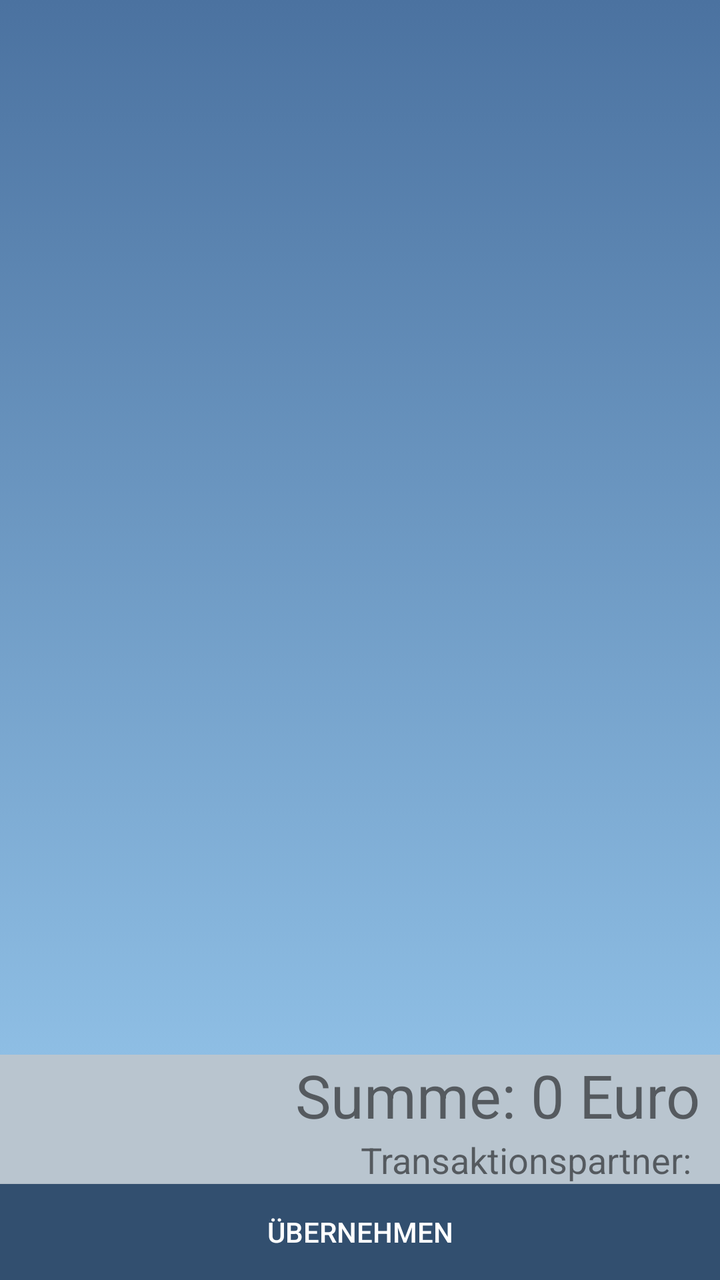
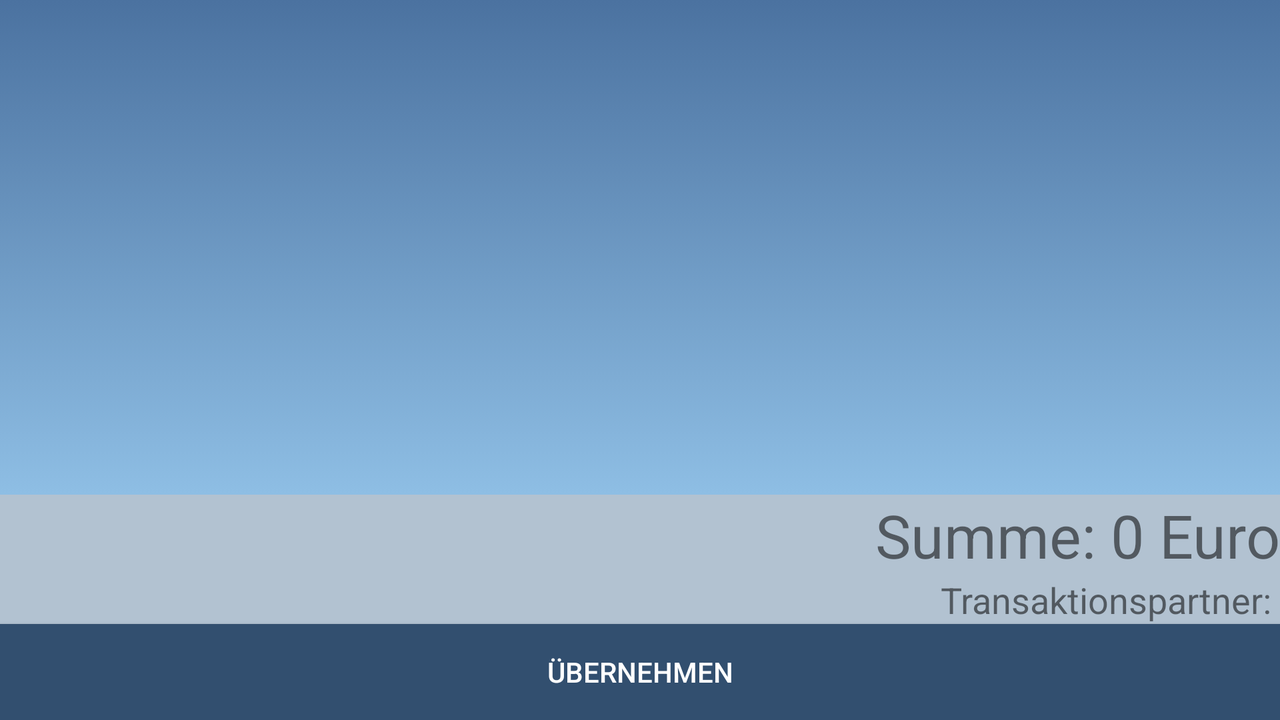

One screen, two layout resources from the same app: the default and the author's alternative for another configuration. Each is rendered where Android would select it; the XML of both is given below.
<!-- AndroidManifest.xml: application theme AppTheme -->
<!-- res/layout/activity_article_select.xml -->
<?xml version="1.0" encoding="utf-8"?>
<RelativeLayout xmlns:android="http://schemas.android.com/apk/res/android"
    xmlns:app="http://schemas.android.com/apk/res-auto"
    android:id="@+id/article_rl"
    android:layout_width="match_parent"
    android:layout_height="match_parent"
    android:background="#D8D8D8">

    <ImageView
        android:id="@+id/imageView16"
        android:layout_width="match_parent"
        android:layout_height="wrap_content"
        android:layout_above="@+id/sumTv"
        android:layout_alignParentTop="true"
        android:layout_alignParentEnd="true"
        android:layout_toStartOf="@id/sumTv"
        android:background="#006B6B6B"
        android:scaleType="matrix"
        android:src="@drawable/activity_login_background" />

    <TextView
        android:id="@+id/sumTv"
        android:layout_width="match_parent"
        android:layout_height="wrap_content"
        android:layout_above="@+id/usrNameTv"
        android:layout_alignParentEnd="true"
        android:layout_toStartOf="@id/usrNameTv"
        android:background="#B9C5CF"
        android:gravity="end"
        android:paddingEnd="10dp"
        android:text="Summe: 0 Euro"
        android:textAlignment="viewEnd"
        android:textSize="30sp" />

    <TextView
        android:id="@+id/usrNameTv"
        android:layout_width="match_parent"
        android:layout_height="wrap_content"
        android:layout_above="@+id/submitBtn"
        android:layout_alignParentEnd="true"
        android:layout_toStartOf="@id/submitBtn"
        android:background="#B9C5CF"
        android:gravity="end"
        android:paddingEnd="10dp"
        android:text="Transaktionspartner: "
        android:textAlignment="viewEnd"
        android:textSize="18sp" />

    <Button
        android:id="@+id/submitBtn"
        android:layout_width="match_parent"
        android:layout_height="wrap_content"
        android:layout_alignParentEnd="true"
        android:layout_alignParentBottom="true"
        android:background="@color/colorPrimary"
        android:text="Übernehmen"
        android:textColor="@color/white" />
</RelativeLayout>
<!-- resources referenced by this layout -->
<resources>
  <color name="colorPrimary">#324F6F</color>
  <color name="white">#FFFFFF</color>
  <!-- drawable activity_login_background (drawable) -->
  <?xml version="1.0" encoding="utf-8"?>
  <selector xmlns:android="http://schemas.android.com/apk/res/android">
      <item>
          <shape>
              <gradient
                  android:angle="90"
                  android:startColor="#8EBEE4"
                  android:endColor="#4B72A0"
                  android:type="linear" />
          </shape>
      </item>
  </selector>
  <style name="AppTheme" parent="Theme.AppCompat.Light.DarkActionBar">
  
          <item name="colorPrimary">@color/colorPrimary</item>
      </style>
</resources>
<!-- res/layout-land/activity_article_select.xml (the author's variant of the layout above) -->
<!-- drawn on the phone turned sideways -->
<?xml version="1.0" encoding="utf-8"?>
<RelativeLayout xmlns:android="http://schemas.android.com/apk/res/android"
    xmlns:app="http://schemas.android.com/apk/res-auto"
    android:id="@+id/article_rl"
    android:layout_width="match_parent"
    android:layout_height="match_parent"
    android:layout_alignParentStart="true"
    android:layout_alignParentEnd="true"
    android:background="#D8D8D8">

    <ImageView
        android:id="@+id/imageView16"
        android:layout_width="match_parent"
        android:layout_height="wrap_content"
        android:layout_above="@+id/sumTv"
        android:layout_alignStart="@id/sumTv"
        android:layout_alignParentTop="true"
        android:layout_alignParentEnd="true"
        android:layout_toStartOf="@id/sumTv"
        android:scaleType="matrix"
        app:srcCompat="@drawable/activity_login_background" />

    <TextView
        android:id="@+id/sumTv"
        android:layout_width="match_parent"
        android:layout_height="wrap_content"
        android:layout_above="@+id/usrNameTv"
        android:layout_alignStart="@id/usrNameTv"
        android:layout_alignParentEnd="true"
        android:layout_toStartOf="@id/usrNameTv"
        android:background="#B2C2D1"
        android:gravity="end"
        android:text="Summe: 0 Euro"
        android:textAlignment="viewEnd"
        android:textSize="30sp" />

    <TextView
        android:id="@+id/usrNameTv"
        android:layout_width="match_parent"
        android:layout_height="wrap_content"
        android:layout_above="@+id/submitBtn"
        android:layout_alignStart="@id/submitBtn"
        android:layout_alignParentEnd="true"
        android:layout_toStartOf="@id/submitBtn"
        android:background="#B2C2D1"
        android:gravity="end"
        android:text="Transaktionspartner: "
        android:textAlignment="viewEnd"
        android:textSize="18sp" />

    <Button
        android:id="@+id/submitBtn"
        android:layout_width="match_parent"
        android:layout_height="wrap_content"
        android:layout_alignParentBottom="true"
        android:background="@color/colorPrimary"
        android:text="Übernehmen"
        android:textColor="@color/white" />
</RelativeLayout>
